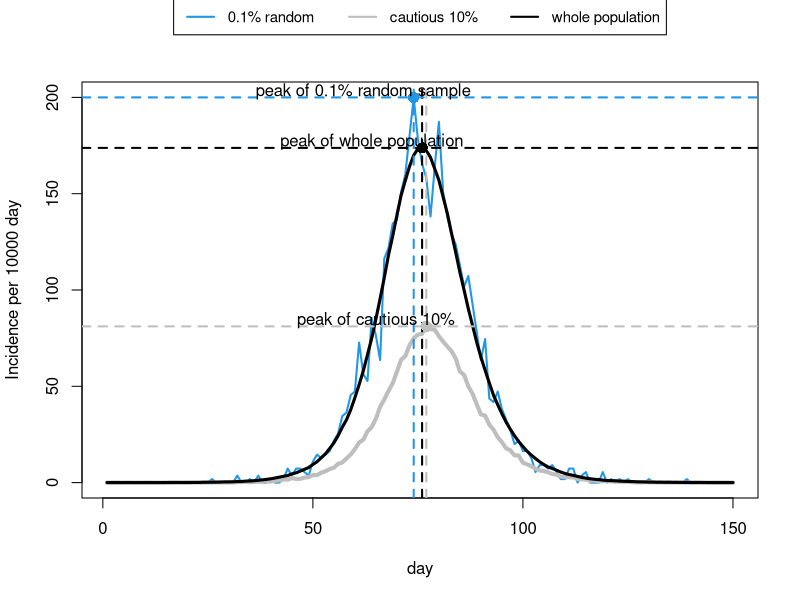
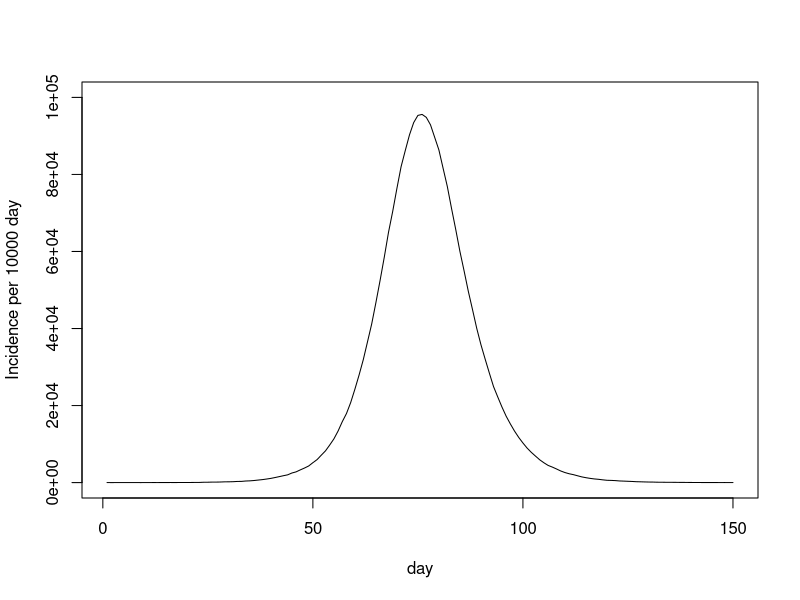

The R source for these figures, in order: (Note: a time limit stopped this script after it produced the figures.)
seir <- function(n=5.5e+6,ne=10,nt=150,gamma=1/3,delta=1/5) {
  ## SEIR stochastic simulation model.
  ## n = population size; ne = initially at E state; nt = number of days ## gamma = daily prob E -> I; delta = daily prob I -> R;
  lambda <- 0.4/n
  x <- rep(0,n) ## initialize to susceptible state
  beta <- rlnorm(n,0,0.5); beta <- beta/mean(beta) ## individual infection rates 
  #Now we want to find:
  #1. the number of new infections each day
  #2. the number of new infections among the 10% of the population with the lowest βi values
  #3. the number of new infections in a random sample of 0.1% of the population.
  #So we firstly create list of index with the following features
  index1 <- order(beta)[1:(0.1*n)]#create a list of index of the number of new infections among the 10% of the population in increasing order using 'order' function  
  index2 <- sample(n,0.001*n,replace=FALSE)#creat a list of index of the number of new infections in a random sample of 0.1% of the population
  x[1:ne] <- 1 ## create some infectives
  S <- E_new <- E_low <- E_random <- S_low <- S_random <-rep(0,nt) ## E <- I <- R <-  set up storage for pop in each state 
  S[1] <- E_new[1] <- n-ne;
  S_low[1] <- sum(x[index1]==0); S_random[1] <- sum(x[index2]==0)
  E_low[1] <- sum(x[index1]==1); E_random[1] <- sum(x[index2]==1) ## initialize
  for (i in 2:nt) { ## loop over days
    u <- runif(n) ## uniform random deviates
    Iota<-sum(beta[x==1])
    x[x==2&u<delta] <- 3 ## I -> R with prob delta 
    x[x==1&u<gamma] <- 2 ## E -> I with prob gamma 
    x[x==0&u<lambda*beta*Iota] <- 1 ## S -> E with prob beta*I[i-1] 
    S[i] <- sum(x==0) #; E[i] <- sum(x==1); I[i] <- sum(x==2); R[i] <- sum(x==3)
    S_low[i]<- sum(x[index1]==0); S_random[i]<- sum(x[index2]==0)
    E_new[i]<- S[i-1]-S[i]; E_low[i]<- S_low[i-1]-S_low[i]; E_random[i]<- S_random[i-1]-S_random[i]
  }
  E_new[1] <- ne
  list(S=S,beta=beta,E_new=E_new,E_low=E_low,E_random=E_random) #E=E,I=I,R=R,
} ## seir
set.seed(3)
ep <- seir() ## run simulation 

n=5.5e+6
ep_new <- ep$E_new/n*10000
ep_low <- ep$E_low/n/0.1*10000
ep_random <- ep$E_random/n/0.001*10000

plot(ep_random,ylim=c(0,max(ep_new,ep_low,ep_random)),xlab="day",ylab="Incidence per 10000 day", type="l",col=4,lwd=2) ## E black
lines(ep_low,col="grey",lwd=4); lines(ep_new, col="black",lwd=3)

abline(h=max(ep_new), v=which(ep_new == max(ep_new)), lty=2, col="black", lwd=2)
abline(h=max(ep_low), v=which(ep_low == max(ep_low)), lty=2, col= "grey",lwd=2)
abline(h=max(ep_random), v=which(ep_random == max(ep_random)), lty=2, col=4,lwd=2)

points(which(ep_new == max(ep_new)),max(ep_new), col="black",cex=1.5,pch=16)
text(which(ep_new == max(ep_new))-12,max(ep_new)+3, "peak of whole population")

points(which(ep_low == max(ep_low)),max(ep_low), col="grey",cex=1.5,pch=16)
text(which(ep_low == max(ep_low))-12,max(ep_low)+3, "peak of cautious 10%")

points(which(ep_random == max(ep_random)),max(ep_random), col=4,cex=1.5,pch=16)
text(which(ep_random == max(ep_random))-12,max(ep_random)+3, "peak of 0.1% random sample")
#zoom

legend("top",legend=c("0.1% random","cautious 10%","whole population"),inset=c(0,-0.2),
       col=c(4,"grey","black"),lty=1,lwd=2,xpd = TRUE,horiz=T,cex=0.9)



plot(ep$E_new,ylim=c(0,100000),xlab="day",ylab="Incidence per 10000 day",type="l",col="black",lwd=1) ## E black

for (i in 1:9) {
  n=5.5e+6
  ep<-seir()
  ep_new <- ep$E_new
  lines(ep_new,col="black",lwd=1)
  abline(h=max(ep_new), v=which(ep_new == max(ep_new)), lty=2, col="black", lwd=1)
}
